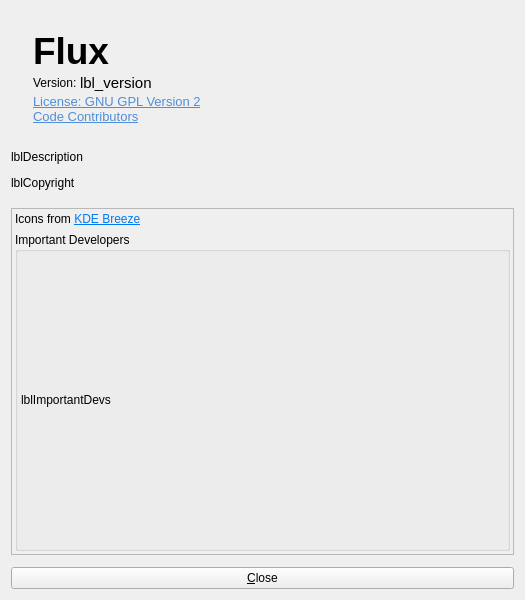
<?xml version="1.0" encoding="UTF-8"?>
<ui version="4.0">
 <class>AboutDialog</class>
 <widget class="QDialog" name="AboutDialog">
  <property name="windowModality">
   <enum>Qt::WindowModality::ApplicationModal</enum>
  </property>
  <property name="geometry">
   <rect>
    <x>0</x>
    <y>0</y>
    <width>525</width>
    <height>600</height>
   </rect>
  </property>
  <property name="sizePolicy">
   <sizepolicy hsizetype="Preferred" vsizetype="Preferred">
    <horstretch>0</horstretch>
    <verstretch>0</verstretch>
   </sizepolicy>
  </property>
  <property name="windowTitle">
   <string>About Flux</string>
  </property>
  <property name="windowIcon">
   <iconset theme="help-about"/>
  </property>
  <property name="modal">
   <bool>true</bool>
  </property>
  <layout class="QVBoxLayout" name="verticalLayout">
   <property name="spacing">
    <number>12</number>
   </property>
   <item>
    <widget class="QWidget" name="frameLogo" native="true">
     <property name="sizePolicy">
      <sizepolicy hsizetype="Preferred" vsizetype="Fixed">
       <horstretch>0</horstretch>
       <verstretch>0</verstretch>
      </sizepolicy>
     </property>
     <layout class="QGridLayout" name="gridLayout">
      <property name="verticalSpacing">
       <number>0</number>
      </property>
      <item row="4" column="1">
       <widget class="QLabel" name="linkGpl">
        <property name="sizePolicy">
         <sizepolicy hsizetype="Preferred" vsizetype="Fixed">
          <horstretch>0</horstretch>
          <verstretch>0</verstretch>
         </sizepolicy>
        </property>
        <property name="text">
         <string>&lt;!DOCTYPE HTML PUBLIC &quot;-//W3C//DTD HTML 4.0//EN&quot; &quot;http://www.w3.org/TR/REC-html40/strict.dtd&quot;&gt;
&lt;html&gt;&lt;head&gt;&lt;meta name=&quot;qrichtext&quot; content=&quot;1&quot; /&gt;&lt;style type=&quot;text/css&quot;&gt;
p, li { white-space: pre-wrap; }
&lt;/style&gt;&lt;/head&gt;&lt;body style=&quot; font-family:'Ubuntu'; font-size:10pt; font-weight:400; font-style:normal;&quot;&gt;
&lt;p style=&quot; margin-top:0px; margin-bottom:0px; margin-left:0px; margin-right:0px; -qt-block-indent:0; text-indent:0px;&quot;&gt;&lt;a href=&quot;https://www.gnu.org/licenses/old-licenses/gpl-2.0.html&quot;&gt;&lt;span style=&quot; text-decoration: underline; color:#508ed8;&quot;&gt;License: GNU GPL Version 2&lt;/a&gt;&lt;/span&gt;&lt;/p&gt;&lt;/body&gt;&lt;/html&gt;</string>
        </property>
        <property name="openExternalLinks">
         <bool>true</bool>
        </property>
       </widget>
      </item>
      <item row="6" column="1">
       <spacer name="verticalSpacer">
        <property name="orientation">
         <enum>Qt::Orientation::Vertical</enum>
        </property>
        <property name="sizeHint" stdset="0">
         <size>
          <width>20</width>
          <height>5</height>
         </size>
        </property>
       </spacer>
      </item>
      <item row="0" column="1">
       <spacer name="verticalSpacer_3">
        <property name="orientation">
         <enum>Qt::Orientation::Vertical</enum>
        </property>
        <property name="sizeHint" stdset="0">
         <size>
          <width>20</width>
          <height>10</height>
         </size>
        </property>
       </spacer>
      </item>
      <item row="1" column="1">
       <widget class="QLabel" name="lblName">
        <property name="sizePolicy">
         <sizepolicy hsizetype="Preferred" vsizetype="Fixed">
          <horstretch>0</horstretch>
          <verstretch>0</verstretch>
         </sizepolicy>
        </property>
        <property name="font">
         <font>
          <pointsize>28</pointsize>
          <bold>true</bold>
         </font>
        </property>
        <property name="text">
         <string notr="true">Flux</string>
        </property>
        <property name="scaledContents">
         <bool>false</bool>
        </property>
        <property name="alignment">
         <set>Qt::AlignmentFlag::AlignBottom|Qt::AlignmentFlag::AlignLeading|Qt::AlignmentFlag::AlignLeft</set>
        </property>
        <property name="indent">
         <number>0</number>
        </property>
        <property name="program_name" stdset="0">
         <bool>false</bool>
        </property>
       </widget>
      </item>
      <item row="0" column="0" rowspan="9">
       <widget class="QLabel" name="lblIcon">
        <property name="sizePolicy">
         <sizepolicy hsizetype="Preferred" vsizetype="Fixed">
          <horstretch>0</horstretch>
          <verstretch>0</verstretch>
         </sizepolicy>
        </property>
        <property name="autoFillBackground">
         <bool>false</bool>
        </property>
       </widget>
      </item>
      <item row="3" column="1">
       <widget class="QWidget" name="widget_2" native="true">
        <property name="sizePolicy">
         <sizepolicy hsizetype="Preferred" vsizetype="Fixed">
          <horstretch>0</horstretch>
          <verstretch>0</verstretch>
         </sizepolicy>
        </property>
        <layout class="QHBoxLayout" name="horizontalLayout">
         <property name="spacing">
          <number>0</number>
         </property>
         <property name="leftMargin">
          <number>0</number>
         </property>
         <property name="topMargin">
          <number>0</number>
         </property>
         <property name="rightMargin">
          <number>0</number>
         </property>
         <property name="bottomMargin">
          <number>0</number>
         </property>
         <item>
          <widget class="QLabel" name="label">
           <property name="sizePolicy">
            <sizepolicy hsizetype="Maximum" vsizetype="Fixed">
             <horstretch>0</horstretch>
             <verstretch>0</verstretch>
            </sizepolicy>
           </property>
           <property name="text">
            <string>Version: </string>
           </property>
           <property name="alignment">
            <set>Qt::AlignmentFlag::AlignLeading|Qt::AlignmentFlag::AlignLeft|Qt::AlignmentFlag::AlignVCenter</set>
           </property>
           <property name="indent">
            <number>0</number>
           </property>
          </widget>
         </item>
         <item>
          <widget class="QLabel" name="lblVersion">
           <property name="sizePolicy">
            <sizepolicy hsizetype="Maximum" vsizetype="Fixed">
             <horstretch>0</horstretch>
             <verstretch>0</verstretch>
            </sizepolicy>
           </property>
           <property name="font">
            <font>
             <pointsize>11</pointsize>
            </font>
           </property>
           <property name="text">
            <string notr="true">lbl_version</string>
           </property>
           <property name="alignment">
            <set>Qt::AlignmentFlag::AlignLeading|Qt::AlignmentFlag::AlignLeft|Qt::AlignmentFlag::AlignVCenter</set>
           </property>
           <property name="smaller_text" stdset="0">
            <bool>true</bool>
           </property>
          </widget>
         </item>
         <item>
          <widget class="QPushButton" name="btnCopyVersion">
           <property name="sizePolicy">
            <sizepolicy hsizetype="Fixed" vsizetype="Fixed">
             <horstretch>0</horstretch>
             <verstretch>0</verstretch>
            </sizepolicy>
           </property>
           <property name="maximumSize">
            <size>
             <width>32</width>
             <height>16777215</height>
            </size>
           </property>
           <property name="toolTip">
            <string>Copy version info</string>
           </property>
           <property name="icon">
            <iconset>
             <normaloff>:/icons/64x64/copy-dark.png</normaloff>:/icons/64x64/copy-dark.png</iconset>
           </property>
           <property name="flat">
            <bool>true</bool>
           </property>
          </widget>
         </item>
         <item>
          <spacer name="horizontalSpacer">
           <property name="sizePolicy">
            <sizepolicy hsizetype="Minimum" vsizetype="Minimum">
             <horstretch>0</horstretch>
             <verstretch>0</verstretch>
            </sizepolicy>
           </property>
           <property name="orientation">
            <enum>Qt::Orientation::Horizontal</enum>
           </property>
           <property name="sizeHint" stdset="0">
            <size>
             <width>40</width>
             <height>10</height>
            </size>
           </property>
          </spacer>
         </item>
        </layout>
       </widget>
      </item>
      <item row="5" column="1">
       <widget class="QLabel" name="linkContributors">
        <property name="sizePolicy">
         <sizepolicy hsizetype="Preferred" vsizetype="Fixed">
          <horstretch>0</horstretch>
          <verstretch>0</verstretch>
         </sizepolicy>
        </property>
        <property name="text">
         <string>&lt;!DOCTYPE HTML PUBLIC &quot;-//W3C//DTD HTML 4.0//EN&quot; &quot;http://www.w3.org/TR/REC-html40/strict.dtd&quot;&gt;
&lt;html&gt;&lt;head&gt;&lt;meta name=&quot;qrichtext&quot; content=&quot;1&quot; /&gt;&lt;style type=&quot;text/css&quot;&gt;
p, li { white-space: pre-wrap; }
&lt;/style&gt;&lt;/head&gt;&lt;body style=&quot; font-family:'Ubuntu'; font-size:10pt; font-weight:400; font-style:normal;&quot;&gt;
&lt;p style=&quot; margin-top:0px; margin-bottom:0px; margin-left:0px; margin-right:0px; -qt-block-indent:0; text-indent:0px;&quot;&gt;&lt;a href=&quot;https://github.com/deskflow/deskflow/graphs/contributors&quot;&gt;&lt;span style=&quot; text-decoration: underline; color:#508ed8;&quot;&gt;Code Contributors&lt;/span&gt;&lt;/a&gt;&lt;/p&gt;&lt;/body&gt;&lt;/html&gt;</string>
        </property>
        <property name="openExternalLinks">
         <bool>true</bool>
        </property>
       </widget>
      </item>
     </layout>
    </widget>
   </item>
   <item>
    <widget class="QLabel" name="lblDescription">
     <property name="sizePolicy">
      <sizepolicy hsizetype="Preferred" vsizetype="Fixed">
       <horstretch>0</horstretch>
       <verstretch>0</verstretch>
      </sizepolicy>
     </property>
     <property name="text">
      <string notr="true">lblDescription</string>
     </property>
     <property name="alignment">
      <set>Qt::AlignmentFlag::AlignLeading|Qt::AlignmentFlag::AlignLeft|Qt::AlignmentFlag::AlignTop</set>
     </property>
    </widget>
   </item>
   <item>
    <widget class="QLabel" name="lblCopyright">
     <property name="sizePolicy">
      <sizepolicy hsizetype="Preferred" vsizetype="Fixed">
       <horstretch>0</horstretch>
       <verstretch>0</verstretch>
      </sizepolicy>
     </property>
     <property name="text">
      <string notr="true">lblCopyright</string>
     </property>
    </widget>
   </item>
   <item>
    <spacer name="verticalSpacer_2">
     <property name="orientation">
      <enum>Qt::Orientation::Vertical</enum>
     </property>
     <property name="sizeType">
      <enum>QSizePolicy::Policy::Fixed</enum>
     </property>
     <property name="sizeHint" stdset="0">
      <size>
       <width>20</width>
       <height>6</height>
      </size>
     </property>
    </spacer>
   </item>
   <item>
    <widget class="QScrollArea" name="scrollArea">
     <property name="sizePolicy">
      <sizepolicy hsizetype="Preferred" vsizetype="Preferred">
       <horstretch>0</horstretch>
       <verstretch>0</verstretch>
      </sizepolicy>
     </property>
     <property name="sizeAdjustPolicy">
      <enum>QAbstractScrollArea::SizeAdjustPolicy::AdjustIgnored</enum>
     </property>
     <property name="widgetResizable">
      <bool>true</bool>
     </property>
     <widget class="QWidget" name="scrollAreaWidgetContents">
      <property name="geometry">
       <rect>
        <x>0</x>
        <y>0</y>
        <width>505</width>
        <height>294</height>
       </rect>
      </property>
      <property name="sizePolicy">
       <sizepolicy hsizetype="Preferred" vsizetype="Preferred">
        <horstretch>0</horstretch>
        <verstretch>0</verstretch>
       </sizepolicy>
      </property>
      <layout class="QVBoxLayout" name="verticalLayout_4">
       <property name="spacing">
        <number>6</number>
       </property>
       <property name="leftMargin">
        <number>3</number>
       </property>
       <property name="topMargin">
        <number>3</number>
       </property>
       <property name="rightMargin">
        <number>3</number>
       </property>
       <property name="bottomMargin">
        <number>3</number>
       </property>
       <item>
        <widget class="QLabel" name="label_2">
         <property name="sizePolicy">
          <sizepolicy hsizetype="Preferred" vsizetype="Maximum">
           <horstretch>0</horstretch>
           <verstretch>0</verstretch>
          </sizepolicy>
         </property>
         <property name="text">
          <string>&lt;html&gt;&lt;head/&gt;&lt;body&gt;&lt;p&gt;Icons from &lt;a href=&quot;https://develop.kde.org/frameworks/breeze-icons/&quot;&gt;&lt;span style=&quot; text-decoration: underline; color:#007af4;&quot;&gt;KDE Breeze&lt;/span&gt;&lt;/a&gt;&lt;/p&gt;&lt;/body&gt;&lt;/html&gt;</string>
         </property>
         <property name="openExternalLinks">
          <bool>true</bool>
         </property>
        </widget>
       </item>
       <item>
        <widget class="QGroupBox" name="groupBox">
         <property name="sizePolicy">
          <sizepolicy hsizetype="Preferred" vsizetype="Expanding">
           <horstretch>0</horstretch>
           <verstretch>0</verstretch>
          </sizepolicy>
         </property>
         <property name="title">
          <string>Important Developers</string>
         </property>
         <layout class="QVBoxLayout" name="verticalLayout_2">
          <property name="spacing">
           <number>0</number>
          </property>
          <property name="leftMargin">
           <number>3</number>
          </property>
          <property name="topMargin">
           <number>3</number>
          </property>
          <property name="rightMargin">
           <number>3</number>
          </property>
          <property name="bottomMargin">
           <number>3</number>
          </property>
          <item>
           <widget class="QLabel" name="lblImportantDevs">
            <property name="sizePolicy">
             <sizepolicy hsizetype="Preferred" vsizetype="Preferred">
              <horstretch>0</horstretch>
              <verstretch>0</verstretch>
             </sizepolicy>
            </property>
            <property name="frameShape">
             <enum>QFrame::Shape::NoFrame</enum>
            </property>
            <property name="text">
             <string notr="true">lblImportantDevs</string>
            </property>
            <property name="wordWrap">
             <bool>true</bool>
            </property>
           </widget>
          </item>
         </layout>
        </widget>
       </item>
      </layout>
     </widget>
    </widget>
   </item>
   <item>
    <widget class="QPushButton" name="btnOk">
     <property name="text">
      <string>&amp;Close</string>
     </property>
     <property name="icon">
      <iconset theme="window-close"/>
     </property>
    </widget>
   </item>
  </layout>
 </widget>
 <resources/>
 <connections/>
</ui>
